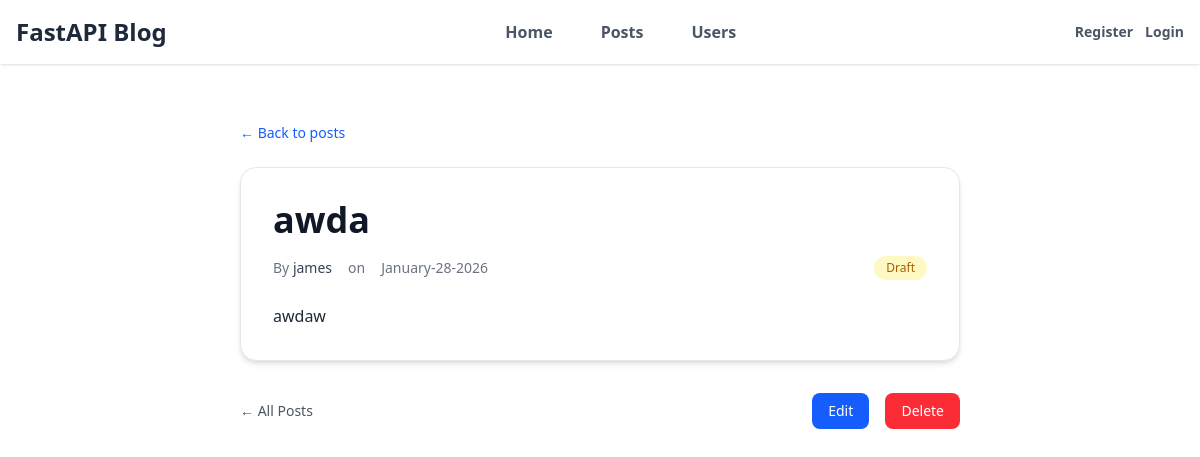
Screenshot of /posts/15 with the database file from the repository.
### models.py (models this page shows, shortened)
class Post(Base):
    __tablename__ = "posts"
    id: Mapped[int] = mapped_column(Integer, primary_key=True, index=True)
    title: Mapped[str] = mapped_column(String(100), nullable=False)
    content: Mapped[str] = mapped_column(Text, nullable=False)
    published: Mapped[bool] = mapped_column(default=False)
    user_id: Mapped[int] = mapped_column(
        ForeignKey("users.id"),
        nullable=False,
        index=True,
    )
    date_posted: Mapped[datetime] = mapped_column(
        DateTime(timezone=True),
        default=lambda: datetime.now(UTC),
    )
    author: Mapped[User] = relationship(back_populates="posts")

class User(Base):
    __tablename__ = "users"
    id: Mapped[int] = mapped_column(Integer, primary_key=True, index=True)
    username: Mapped[str] = mapped_column(String(50), unique=True, nullable=False)
    email: Mapped[str] = mapped_column(String(120), unique=True, nullable=False)
    image_file: Mapped[str | None] = mapped_column(
        String(200),
        nullable=True,
        default=None,
    )
    posts: Mapped[list[Post]] = relationship(back_populates="author", cascade="all, delete-orphan")

### main.py (the view)
@app.get("/posts/{post_id}", include_in_schema=False)
async def post_detail(request: Request,post_id: int, db: Annotated[AsyncSession, Depends(get_db)]):
    result = await db.execute(
        select(models.Post)
        .options(selectinload(models.Post.author))
        .where(models.Post.id == post_id)
        )
    post = result.scalars().first()
    if post:
        return templates.TemplateResponse(
            "post.html",
            {
                "request": request,
                "post": post,
                "title": post.title
            }
    )
    raise HTTPException(status_code=status.HTTP_404_NOT_FOUND, detail="Post not found")

### templates/post.html
{% extends "layout.html" %} {% block content %}
<div class="max-w-3xl mx-auto py-10 px-6">
  <a href="/" class="text-sm text-blue-600 hover:underline mb-6 inline-block">
    ← Back to posts
  </a>
  <article class="bg-white border border-gray-200 rounded-2xl shadow-md p-8">
    <h1 class="text-4xl font-bold text-gray-900 mb-4">{{ post.title }}</h1>
    <div class="flex items-center gap-4 text-sm text-gray-500 mb-6">
      <span
        >By
        <span class="font-medium text-gray-700"
          >{{ post.author.username }}</span
        ></span
      >
      <span>on</span>
      <span>{{ post.date_posted.strftime("%B-%d-%Y") }}</span>
      {% if not post.published %}
      <span
        class="ml-auto bg-yellow-100 text-yellow-700 px-3 py-1 rounded-full text-xs"
      >
        Draft
      </span>
      {% endif %}
    </div>
    <div class="prose prose-lg max-w-none text-gray-800">
      {{ post.content }}
    </div>
  </article>
  <div class="flex justify-between items-center mt-8">
    <a href="/" class="text-gray-600 hover:text-gray-900 text-sm">
      ← All Posts
    </a>
    <div class="space-x-3">
      <button
        onclick="openEditModal({{ post.id }}, '{{ post.title | escape }}', '{{ post.content | escape }}')"
        class="bg-blue-600 hover:bg-blue-700 text-white px-4 py-2 rounded-lg text-sm"
      >
        Edit
      </button>
      <button
        onclick="openDeleteModal({{ post.id }})"
        class="bg-red-500 hover:bg-red-600 text-white px-4 py-2 rounded-lg text-sm"
      >
        Delete
      </button>
    </div>
  </div>
</div>
{% include 'modals/delete_post.html' %} {% include 'modals/edit_post.html' %} {%
endblock %}

### rows the page displays
Post: title "awda", date_posted "January-28-2026", content "awdaw"
User: author.username "james"
